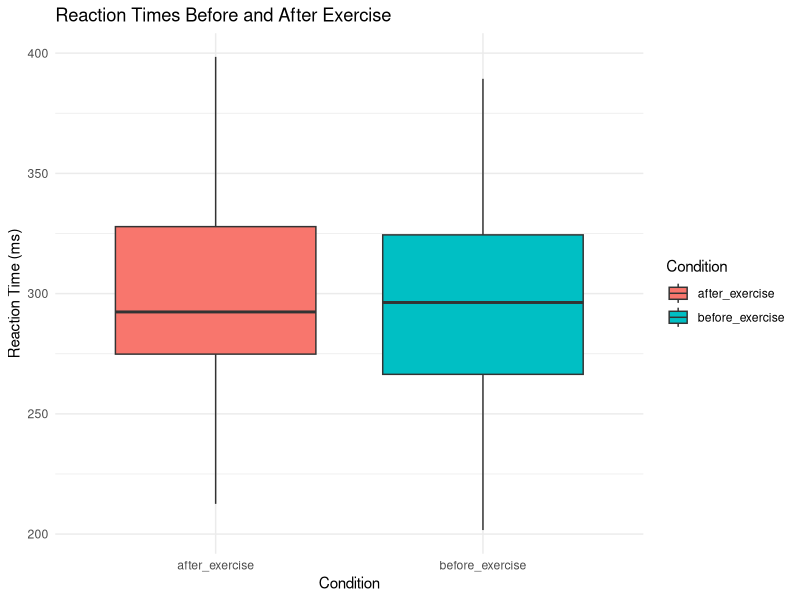
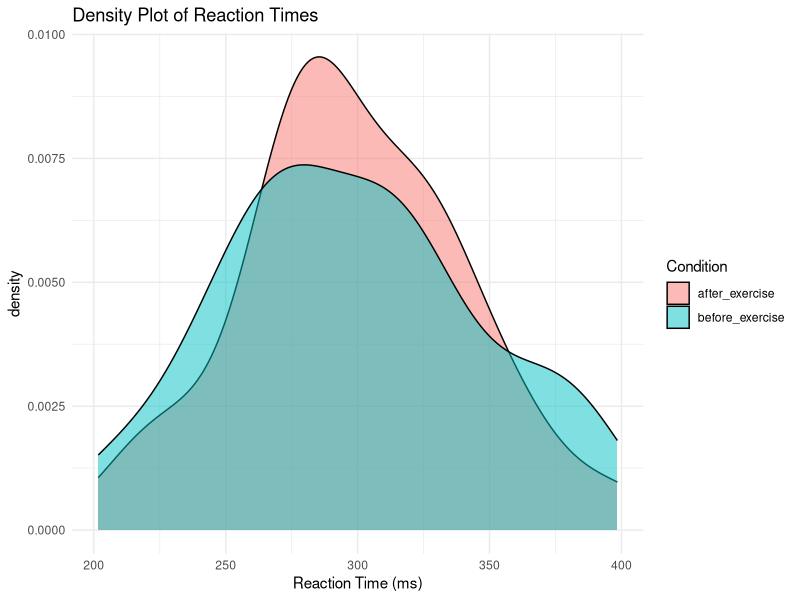

Write R code to recreate these figures, in order.
## ---- chunk 1
# Load required packages
library(dplyr)

# Set random seed for reproducibility
set.seed(123)

# Simulate data for 30 participants
n <- 30
reaction_data <- data.frame(
  participant = 1:n,
  before_exercise = rnorm(n, mean = 300, sd = 50),  # Reaction time before (ms)
  after_exercise = rnorm(n, mean = 290, sd = 50)    # Reaction time after (ms)
)

# Preview the data
head(reaction_data)
## ---- chunk 2
# Calculate mean reaction times
mean_before <- mean(reaction_data$before_exercise)
mean_after <- mean(reaction_data$after_exercise)

# Display results
data.frame(
  Condition = c("Before Exercise", "After Exercise"),
  Mean_Reaction_Time = c(mean_before, mean_after)
)
## ---- chunk 3
library(ggplot2)

# Convert data to long format for ggplot
reaction_long <- reaction_data %>%
  tidyr::pivot_longer(
    cols = c(before_exercise, after_exercise),
    names_to = "Condition",
    values_to = "ReactionTime"
  )

# Plot the reaction times
ggplot(reaction_long, aes(x = Condition, y = ReactionTime, fill = Condition)) +
  geom_boxplot() +
  theme_minimal() +
  labs(title = "Reaction Times Before and After Exercise",
       y = "Reaction Time (ms)")
## ---- chunk 4
# Perform paired t-test
t_test_result <- t.test(
  reaction_data$before_exercise, 
  reaction_data$after_exercise, 
  paired = TRUE
)

# Display the test results
t_test_result
## ---- chunk 5
# Example density plot
ggplot(reaction_long, aes(x = ReactionTime, fill = Condition)) +
  geom_density(alpha = 0.5) +
  theme_minimal() +
  labs(title = "Density Plot of Reaction Times",
       x = "Reaction Time (ms)")
